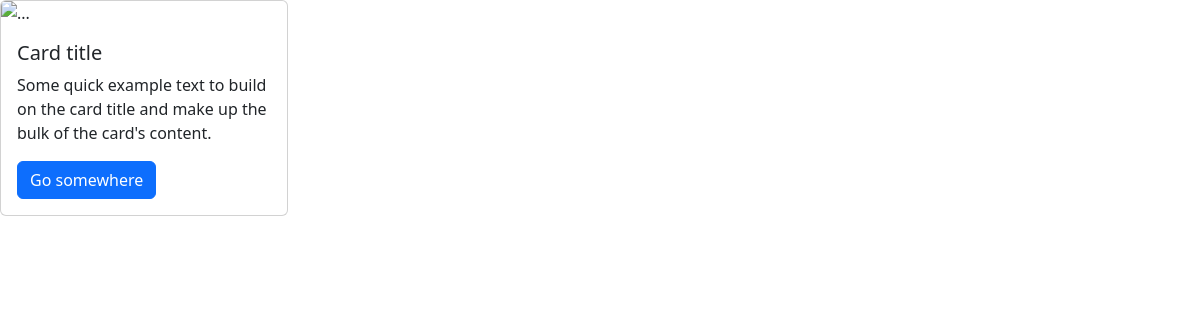
Before: / with the older database file.
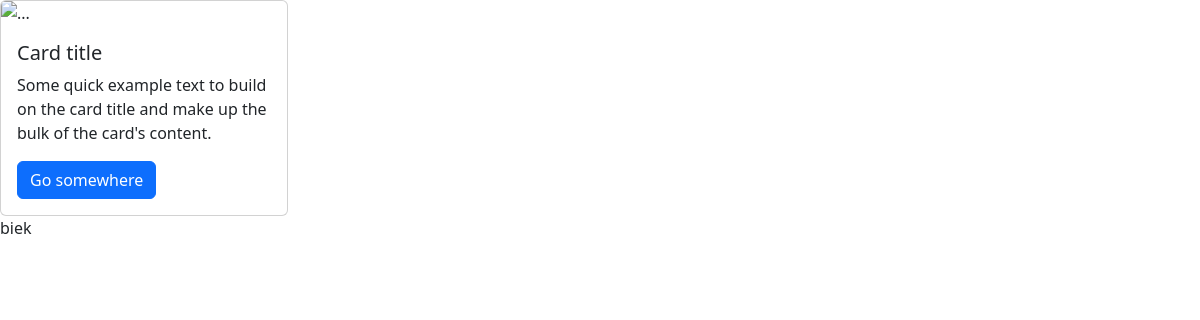
After: the same page with the newer database file.
### shop/models.py (models this page shows)
class Product(models.Model):
    title = models.CharField(max_length=30)
    description = models.TextField()
    thumbnail = models.ImageField(upload_to="shop")

### shop/views.py (the view)
# urls.py: path('', ProductListView.as_view(), name="product_list"),
class ProductListView(ListView):
    model = Product
    template_name = "product_list.html"

### templates/product_list.html
{% extends 'base.html' %}
{% block content %}
	{% for product in product_list %}
        {{ product.title }}
    {% endfor %}
{% endblock %}

### templates/base.html (shortened to what this page needs)
<!DOCTYPE html>
{% load static %}
<html lang="en">
<head>
    <link href="{% static 'bootstrap/css/bootstrap.min.css' %}" rel="stylesheet">
</head>
<body>
    <div class="card" style="width: 18rem;">
  <img src="..." class="card-img-top" alt="...">
  <div class="card-body">
    <h5 class="card-title">Card title</h5>
    <p class="card-text">Some quick example text to build on the card title and make up the bulk of the card's content.</p>
    <a href="#" class="btn btn-primary">Go somewhere</a>
  </div>
</div>
    {% block content %}
    {% endblock %}
</body>
</html>

Changed rows visible on the page:
added Product: title "biek"
